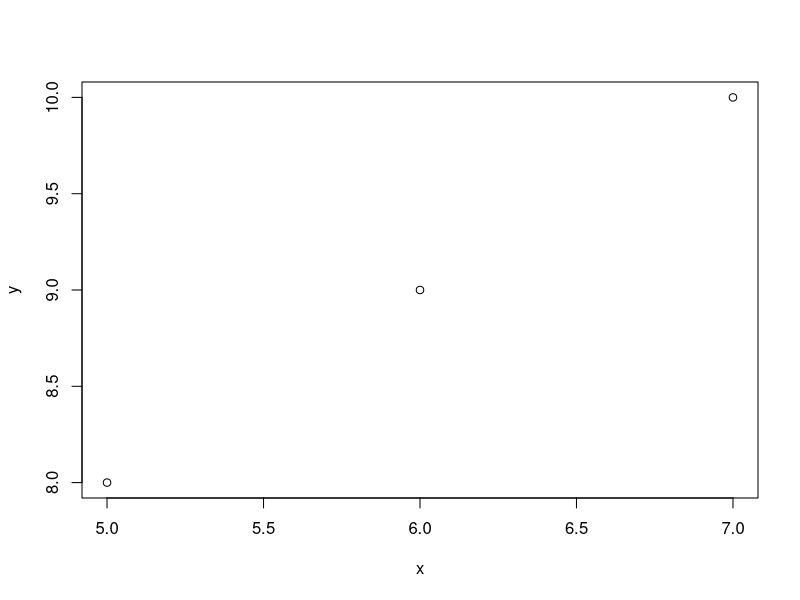
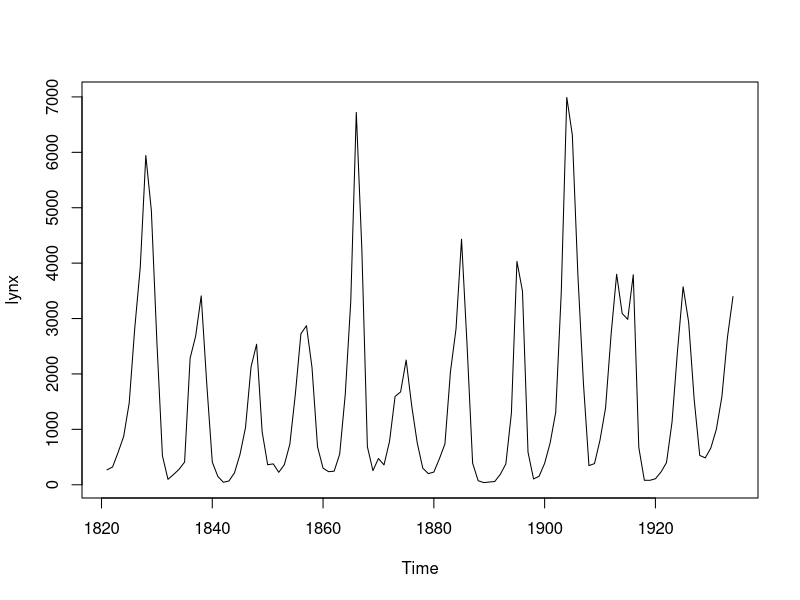
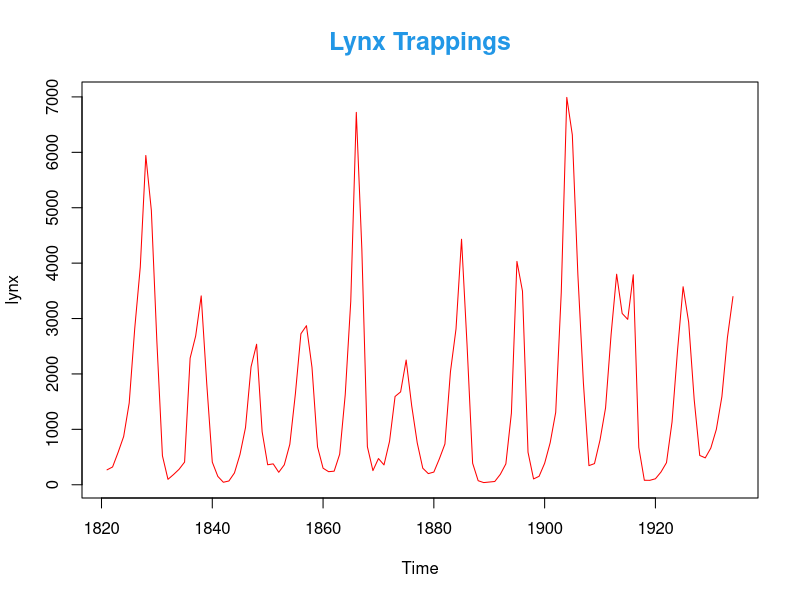
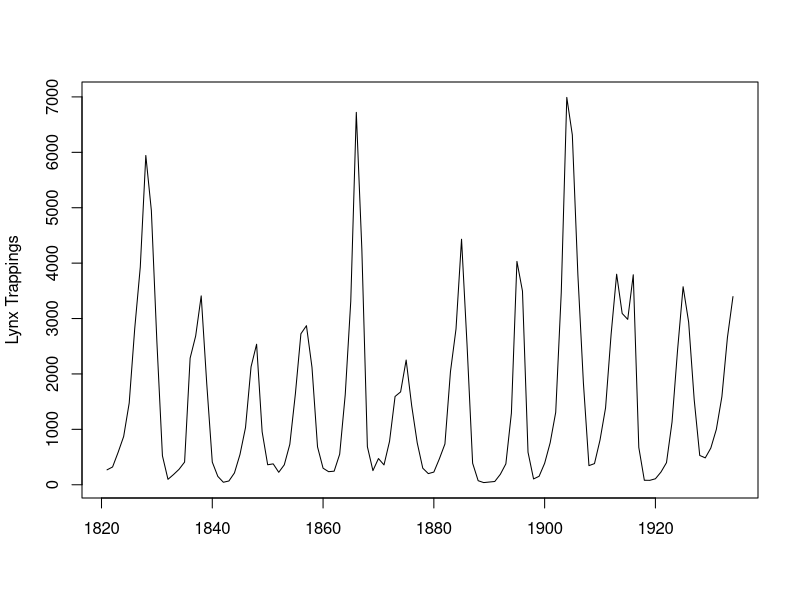
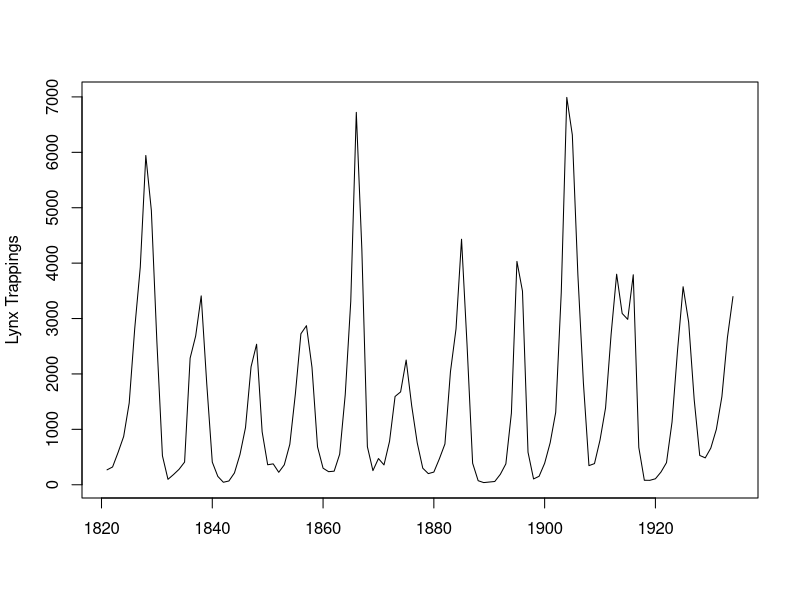

Write the R code that produced these figures, in order.
# Graphs in R base 
# simple scatter plot
x = 5:7 # 3 data points , integers
y = 8:10 

## default plot putput here is a scatter plot 
plot(x, y)

## data here is time series, default here is a line plot 
plot(lynx)

##title, color, title color, magnification
plot(lynx, main = "Lynx Trappings", col="red", col.main = 52, cex.main = 1.5)

## label names
plot(lynx, ylab = "Lynx Trappings", xlab = " ")

## label orientation 
plot(lynx, ylab = "Lynx Trappings", xlab = " ", xlas = 2)


